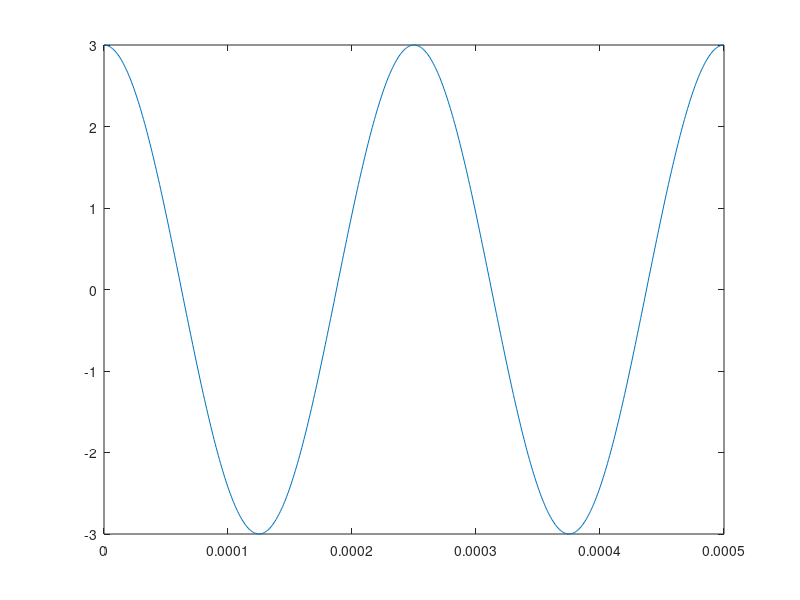
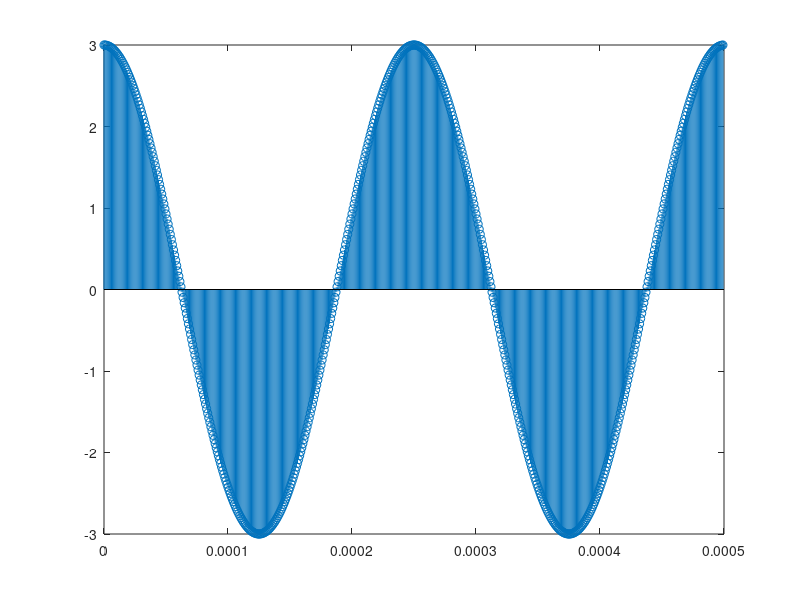
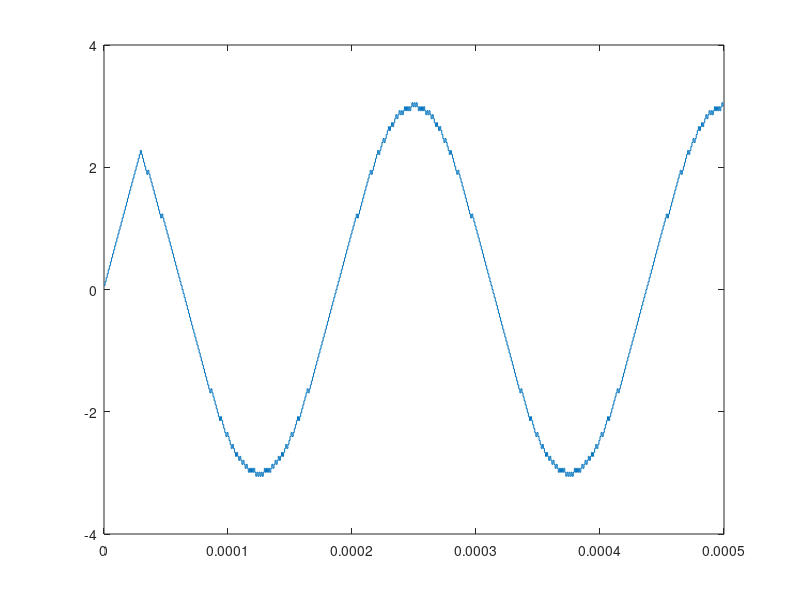
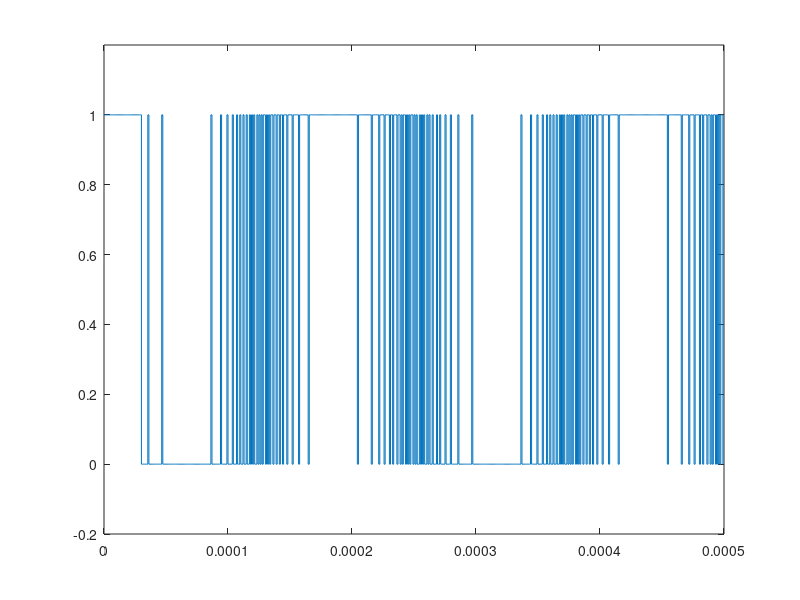

Reproduce these figures in MATLAB, in order.
pkg load communications
% A Digital communication device needs to transmit a sinusoidal wave of 3V
% amplitude and 4kHz frequency sampled with an impulse train of 40kHz. For
% reliable communication, it is required that the signal to noise ratio must
% at least be 30db. The analog to digital conversion method decided is Delta
% modulation. Further, the transmission requires FSK modulation scheme
% with carrier frequency 420.0kHz and 630.0kHz. Assuming the presence of 35dB
% AWGN, we decide to use the correlation receiver in conjunction with maximum
% likelihood detection criteria for digital data reception. Finally, the
% received bit sequence decoded and with the use of an LPF, we obtain the
% analog wave back. You are required to write a MATLAB Code that generates
% the following graphs for this communication system.
clc;
clear all;
close all;
A=3;
fm=4000;
%Given sampling frequency is ignored since Delta modulator requires use of
%much higher frequency. This is calculated on the basis of SNR and slope
%overload criteria.
SNR=35;
fs=sqrt(8*(pi^2)*(fm^2)*(10^(0.1*SNR))/3);
fs=ceil(fs/1e4)*1e4;
delta=2*pi*A*fm/fs;
% a) Original Message signal (0 points)
t_o=0:1/(fs):2/fm;
m = A*cos(2*pi*fm*t_o);
figure(1);
plot(t_o,m);
% b) Sampled Message Signal (1 point)
t_s=0:1/fs:2/fm - 1/fs;
s = A*cos(2*pi*fm*t_s);
figure(2);
stem(t_s,s);
% c) Quantized message signal (1 point)
coded=zeros(size(s));
q=zeros(size(s));
for i=1:length(s)
    if s(i)>=q(i)
        coded(i)=1;
        q(i+1)=q(i)+delta;
    else
        q(i+1)=q(i)-delta;
    end
end
q=q(2:end);
figure(3);
stairs(t_s,q);
% d) Encoded bit stream signal (1 point)
figure(4);
stairs(t_s,coded);
ylim([-0.2,1.2]);
% e) FSK modulated signal for first 20 bits(1 point)
f1=4*fs;
f0=3*fs;
x=coded(1:20);
t_m=0:1/(20*f1):length(x)/(fs) - 1/(20*f1);
s0=sin(2*pi*f0*t_m);
s1=sin(2*pi*f1*t_m);
lc=[];
for i=1:length(x)
    if x(i)==1
        lc=[lc ones(1,20*f1/(fs))];
    else
        lc=[lc zeros(1,20*f1/(fs))];
    end
end
lc_inv=not(lc);
fsk = lc.*s1+lc_inv.*s0;
figure(5);
subplot(2,1,1)
plot(t_m,lc);
ylim([-0.2,1.2]);
subplot(2,1,2);
plot(t_m,fsk);
% f) Noisy modulated signal for first 20 bits (output of AWGN) (1 point)
N0=30;
fsk_n = awgn(fsk,10*log10((3*fs^2)/(8*(pi^2)*(fm^2)))-N0);
figure(6);
plot(t_m,fsk_n);
% g) Detected bit stream for the first 20 bits (1 point)
lo_1=(2^0.5)*sin(2*pi*f1*t_m);
r1 = fsk_n.*lo_1;
cor_1=[];
for i=0:length(x)-1
    cor_1=[cor_1 sum(r1(i*20*f1/(fs)+1:(i+1)*20*f1/(fs)))*1/(20*f1)];
end
lo_0=(2^0.5)*sin(2*pi*f0*t_m);
r0 = fsk_n.*lo_0;
cor_0=[];
for i=0:length(x)-1
    cor_0=[cor_0 sum(r0(i*20*f1/(fs)+1:(i+1)*20*f1/(fs)))*1/(20*f1)];
end
cor=cor_1-cor_0;
d=zeros(size(x));
d(cor>=0)=1;
figure(7);
subplot(2,1,1);
plot(t_m,fsk_n);
subplot(2,1,2);
stairs(0:1/(fs):length(x)/(fs),[d,d(end)]);
axis([0,length(x)/(fs),-0.2,1.2]);
% h) Decoded Quantized samples (1 point)
r=zeros(size(coded));
for i=1:length(coded)
    if coded(i)==0
        r(i+1)=r(i)-delta;
    else
        r(i+1)=r(i)+delta;
    end
end
r=r(2:end);
figure(8);
stairs(t_s,r);
% i) Recovered Analog signal (1 point)
[num,den]=butter(5,0.5);
y=filter(num,den,r);
figure(9);
plot(t_s,y);
% Further, you are required to calculate the expected Probability of Bit
% error in the digital communication system used above. (2 points)
SNR_O=((3*fs^2)/(8*(pi^2)*(fm^2)))/(10^(0.1*N0));
Eb_No=SNR_O*f1/fs;
Pe=qfunc(sqrt(Eb_No));
fprintf('Probability of error: %f\n',Pe);

pause
